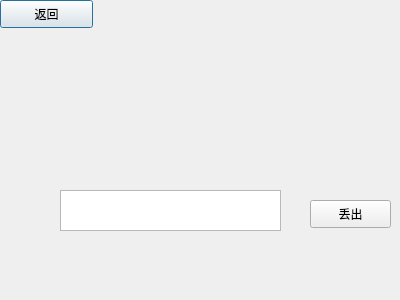
<?xml version="1.0" encoding="UTF-8"?>
<ui version="4.0">
 <class>Dialog</class>
 <widget class="QDialog" name="Dialog">
  <property name="geometry">
   <rect>
    <x>0</x>
    <y>0</y>
    <width>400</width>
    <height>300</height>
   </rect>
  </property>
  <property name="windowTitle">
   <string>Dialog</string>
  </property>
  <widget class="QTextEdit" name="textEdit">
   <property name="geometry">
    <rect>
     <x>60</x>
     <y>190</y>
     <width>221</width>
     <height>41</height>
    </rect>
   </property>
   <property name="markdown">
    <string/>
   </property>
   <property name="html">
    <string>&lt;!DOCTYPE HTML PUBLIC &quot;-//W3C//DTD HTML 4.0//EN&quot; &quot;http://www.w3.org/TR/REC-html40/strict.dtd&quot;&gt;
&lt;html&gt;&lt;head&gt;&lt;meta name=&quot;qrichtext&quot; content=&quot;1&quot; /&gt;&lt;style type=&quot;text/css&quot;&gt;
p, li { white-space: pre-wrap; }
&lt;/style&gt;&lt;/head&gt;&lt;body style=&quot; font-family:'SimSun'; font-size:9pt; font-weight:400; font-style:normal;&quot;&gt;
&lt;p style=&quot;-qt-paragraph-type:empty; margin-top:0px; margin-bottom:0px; margin-left:0px; margin-right:0px; -qt-block-indent:0; text-indent:0px;&quot;&gt;&lt;br /&gt;&lt;/p&gt;&lt;/body&gt;&lt;/html&gt;</string>
   </property>
  </widget>
  <widget class="QPushButton" name="buttonExit">
   <property name="geometry">
    <rect>
     <x>0</x>
     <y>0</y>
     <width>93</width>
     <height>28</height>
    </rect>
   </property>
   <property name="text">
    <string>返回</string>
   </property>
  </widget>
  <widget class="QPushButton" name="buttonSure">
   <property name="geometry">
    <rect>
     <x>310</x>
     <y>200</y>
     <width>81</width>
     <height>28</height>
    </rect>
   </property>
   <property name="text">
    <string>丢出</string>
   </property>
  </widget>
 </widget>
 <resources/>
 <connections/>
</ui>
